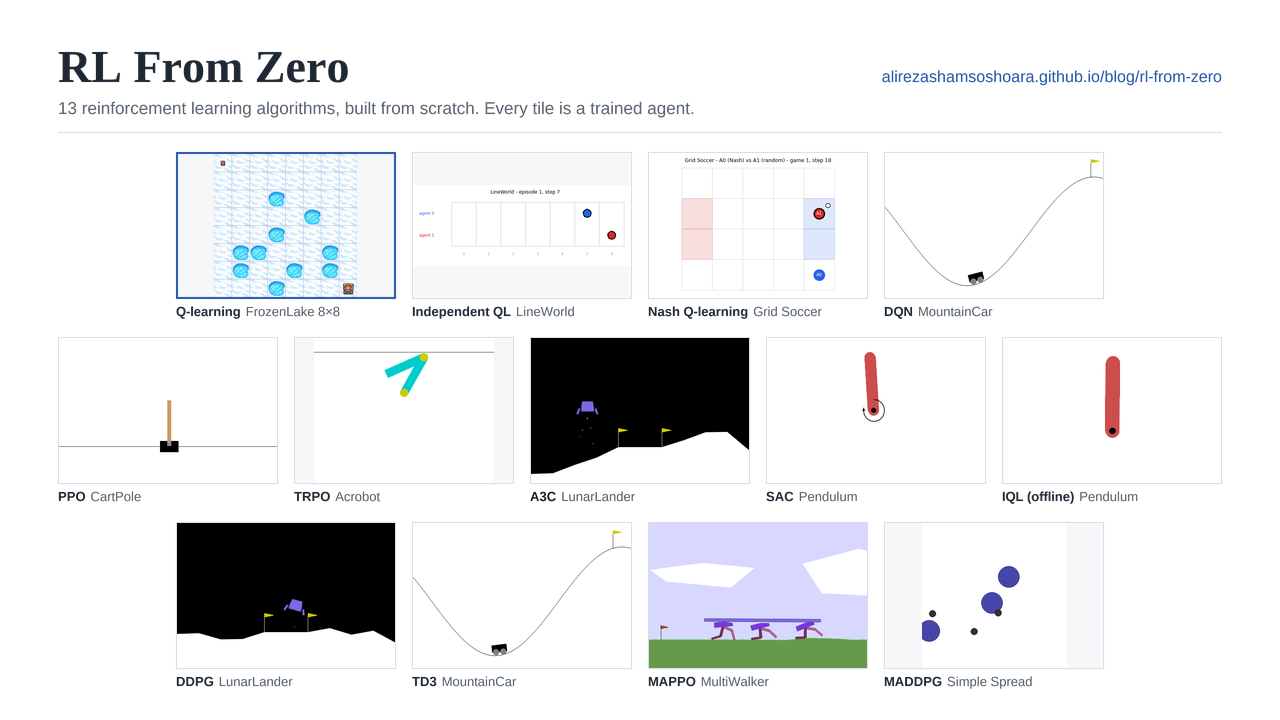
#> input picture tools/rl-from-zero/platform-drafts/media/rl-from-zero-announcement-grid-first.png, 1280 x 720 px
$ python -i make_announcement.py   (imports and definitions only)
#> lines starting #> are read from the running program, lines starting #| are printed output that depends on the picture
#!/usr/bin/env python3
"""Render the RL From Zero announcement animation from the repository's agent GIFs.

The camera starts on one trained agent (A3C landing in LunarLander), pulls back
while the other algorithms fade in as tiles, holds on the full grid, and (in the
looping cut) returns to the close-up as that landing finishes, so the loop
restarts exactly like an episode reset. Every tile is one of
the repository's committed demo GIFs; the only edits are cropping caption bands
and empty margins, and scaling into the tile.

Outputs: a looping GIF and MP4 for the blog, a LinkedIn MP4 that ends on the
full grid, a still poster, and a provenance JSON. With --platform-dir it also
writes a copy of the GIF loop that starts on the full grid (for Medium and
Substack, where emails and previews often show only the first frame).
"""
import argparse
import bisect
import hashlib
import json
import math
import multiprocessing as mp
import os
import pathlib
import subprocess
import tempfile

from PIL import Image, ImageChops, ImageDraw, ImageFont, ImageSequence

DESIGN_W, DESIGN_H = 1280, 720
WHITE, INK, MUTED, ACCENT, RULE, TILE_BG = (255, 255, 255), (29, 39, 51), (86, 97, 110), (35, 86, 168), (213, 219, 226), (246, 247, 249)
CAPTION_BAND = (17, 24, 39)

# Grid order, rows of 4, 5 and 4: value-based methods on top (starting with
# Q-learning, where the series starts), policy-gradient and actor-critic methods
# in the middle around the A3C close-up, then deterministic and multi-agent ones.
TILES = [
    ('Qlearning', 'Qlearning/assets/qlearning_frozenlake_8x8.gif', 'Q-learning', 'FrozenLake 8\u00d78'),
    ('Independent-QL', 'Independent-QL/assets/independent_ql_lineworld.gif', 'Independent QL', 'LineWorld'),
    ('Nash-QL', 'Nash-QL/assets/nash_ql_grid_soccer.gif', 'Nash Q-learning', 'Grid Soccer'),
    ('deepQN', 'deepQN/assets/dqn_mountaincar.gif', 'DQN', 'MountainCar'),
    ('PPO', 'PPO/assets/ppo_cartpole.gif', 'PPO', 'CartPole'),
    ('TRPO', 'TRPO/assets/trpo_acrobot.gif', 'TRPO', 'Acrobot'),
    ('A3C', 'A3C/assets/a3c_lunarlander.gif', 'A3C', 'LunarLander'),
    ('SAC', 'SAC/assets/sac_pendulum.gif', 'SAC', 'Pendulum'),
    ('IQL', 'IQL/assets/iql_pendulum.gif', 'IQL (offline)', 'Pendulum'),
    ('DDPG', 'DDPG/assets/ddpg_lunarlander.gif', 'DDPG', 'LunarLander'),
    ('TD3', 'TD3/assets/td3_mountaincar_continuous.gif', 'TD3', 'MountainCar'),
    ('MAPPO', 'MAPPO/assets/mappo_full_delivery.gif', 'MAPPO', 'MultiWalker'),
    ('MADDPG', 'MADDPG/assets/maddpg_simple_spread.gif', 'MADDPG', 'Simple Spread'),
]
ROWS = (4, 5, 4)
HERO = 'A3C'  # the close-up
HERO_SEGMENT_MS = (0, 8880)  # its first complete landing; the next episode starts at 8880 ms
SERIES_START = 'Qlearning'  # outlined in blue: the first post in the series
TILE_W, GAP_X, GAP_Y, LABEL_H, GRID_TOP = 220, 16, 14, 24, 152
TILE_H = round(TILE_W * 2 / 3)
TITLE = 'RL From Zero'
SUBTITLE = '13 reinforcement learning algorithms, built from scratch. Every tile is a trained agent.'
URL = 'alirezashamsoshoara.github.io/blog/rl-from-zero'
CLOSE_UP_FRACTION = 0.78  # share of the frame height used by the close-up tile and its label
TIMELINES = {
    'loop': [('close', 1.0), ('out', 2.0), ('full', 3.9), ('in', 1.5), ('close', 0.5)],
    'linkedin': [('close', 1.0), ('out', 2.0), ('full', 9.0)],
}

STATE = {}


def smootherstep(u):
    u = min(1.0, max(0.0, u))
    return u * u * u * (u * (6 * u - 15) + 10)


def smoothstep(lo, hi, v):
    return smootherstep((v - lo) / (hi - lo))


def font_path(pattern):
    return subprocess.run(['fc-match', '-f', '%{file}', pattern], capture_output=True, text=True, check=True).stdout


class Source:
    """Frames of one repository GIF, cropped to its content, with timing."""

    # [26 lines left out: functions __init__, frame_at, not called in this run]


def content_window(frames, aspect=1.5):
    """Union bounding box of non-background pixels, padded, widened towards 3:2."""
    width, height = frames[0].size
    background = Image.new('RGB', (width, height), frames[0].getpixel((2, 2)))
    box = None
    for frame in frames[::max(1, len(frames) // 40)]:
        mask = ImageChops.difference(frame, background).convert('L').point(lambda v: 255 if v > 24 else 0)
        found = mask.getbbox()
        if found:
            box = found if box is None else (min(box[0], found[0]), min(box[1], found[1]), max(box[2], found[2]), max(box[3], found[3]))
    if box is None:
        return (0, 0, width, height)
    pad = 0.06 * max(width, height)
    x0, y0, x1, y1 = box[0] - pad, box[1] - pad, box[2] + pad, box[3] + pad
    cx, cy, bw, bh = (x0 + x1) / 2, (y0 + y1) / 2, x1 - x0, y1 - y0
    w = max(bw, bh * aspect)
    h = w / aspect
    if w > width:
        w, h = width, max(bh, width / aspect)
    if h > height:
        h, w = height, min(width, max(bw, height * aspect))
    x0 = min(max(0, cx - w / 2), width - w)
    y0 = min(max(0, cy - h / 2), height - h)
    return (round(x0), round(y0), round(x0 + w), round(y0 + h))


# [36 lines left out: functions layout, draw_static, not called in this run]


def close_up_scale(rects):
    hero = rects[HERO]
    return CLOSE_UP_FRACTION * DESIGN_H / (hero[3] + LABEL_H)


# [171 lines left out: functions camera, render_frame, render, encode_mp4, encode_gif, main, not called in this run]


# [2 lines not run here, left out]

>>> import cv2
>>> picture = cv2.imread('platform-drafts/media/rl-from-zero-announcement-grid-first.png', cv2.IMREAD_GRAYSCALE)
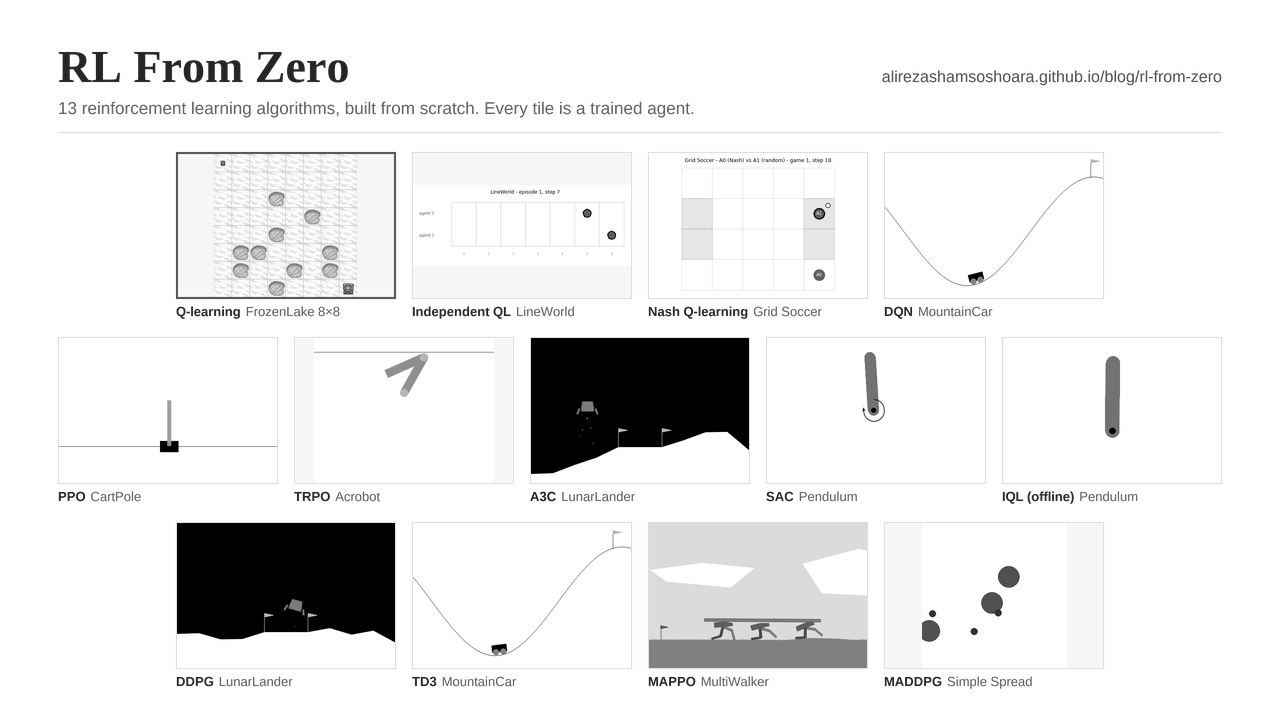
#> picture: shape (720, 1280); min 0, max 255, mean 234.7
>>> result = content_window(picture)
#> (the run stopped early here; a loop or call above may not have finished)

$ run again, on assets/media/rl/dqn/dqn-hero.png
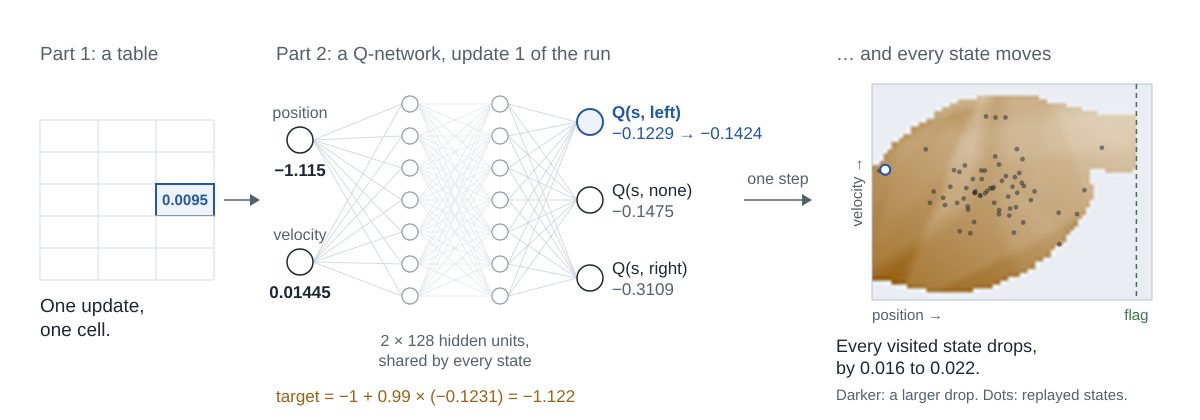
#> input picture assets/media/rl/dqn/dqn-hero.png, 2400 x 840 px (shown at 1/2 size)
#> `picture = cv2.imread('platform-drafts/media/rl-from-zero-announcement-..`:
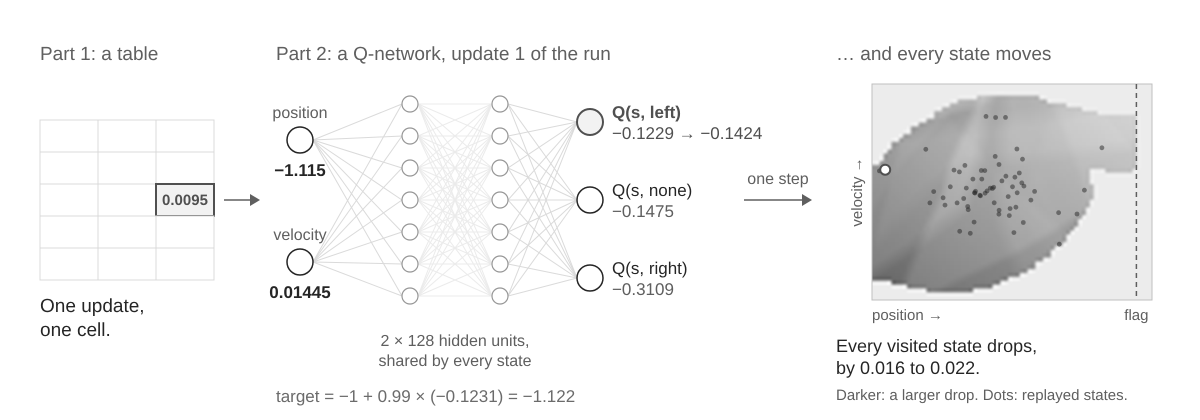
#> picture: shape (840, 2400) (shown at 1/2 size); min 37, max 255, mean 242.2
